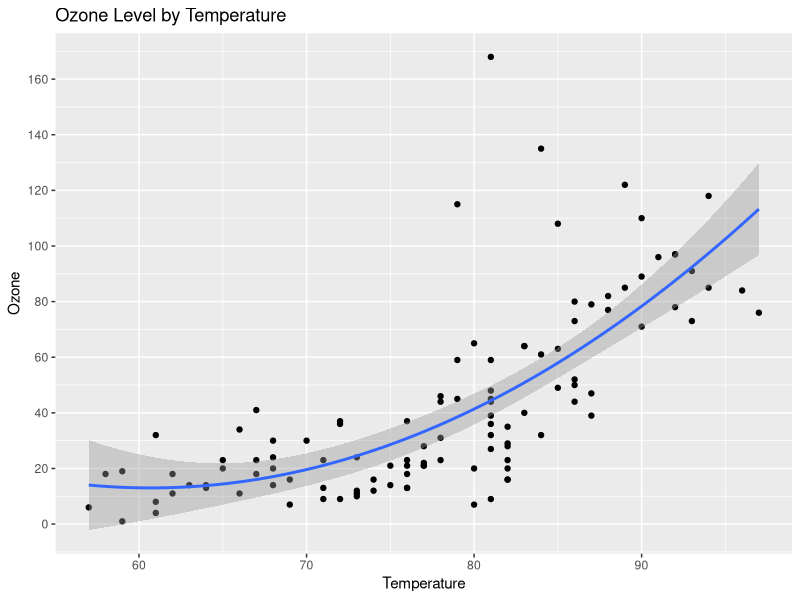
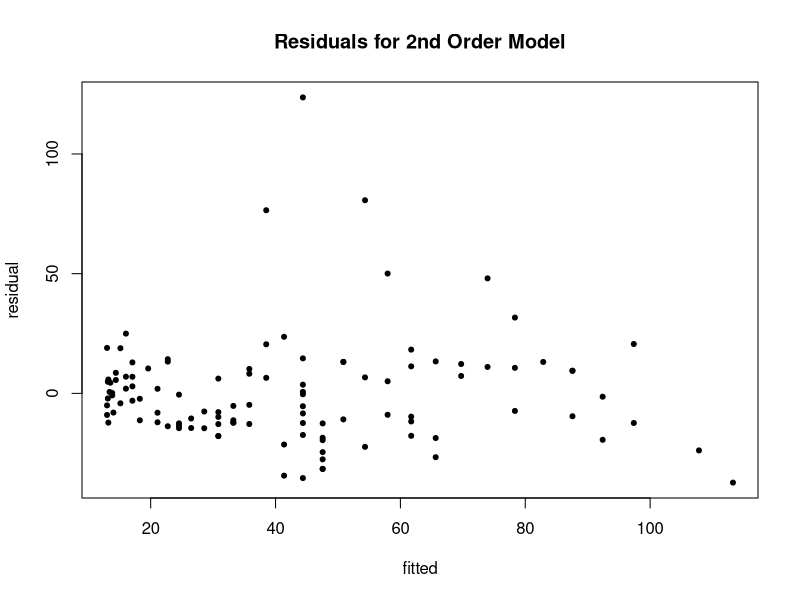
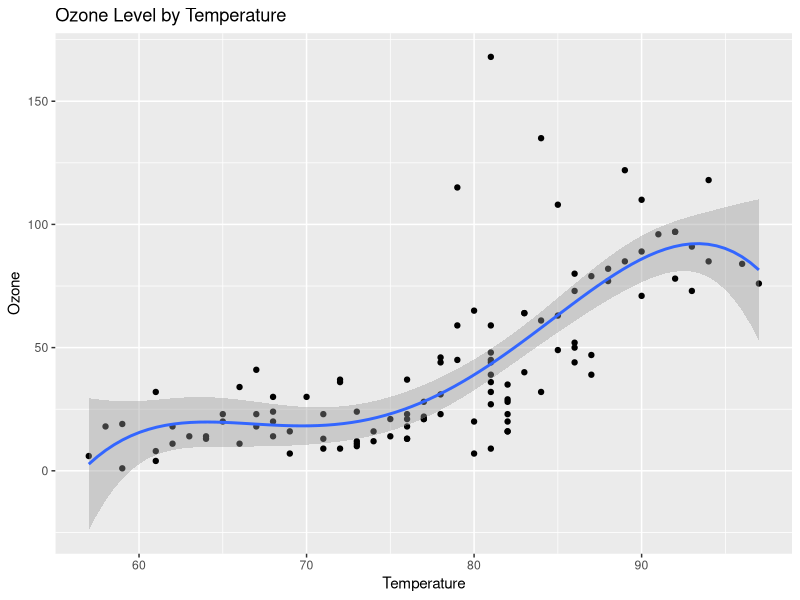
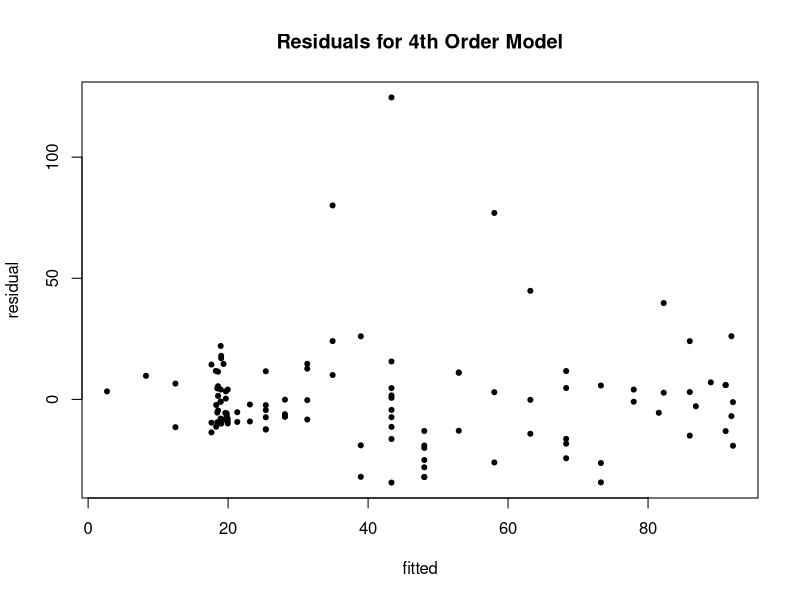
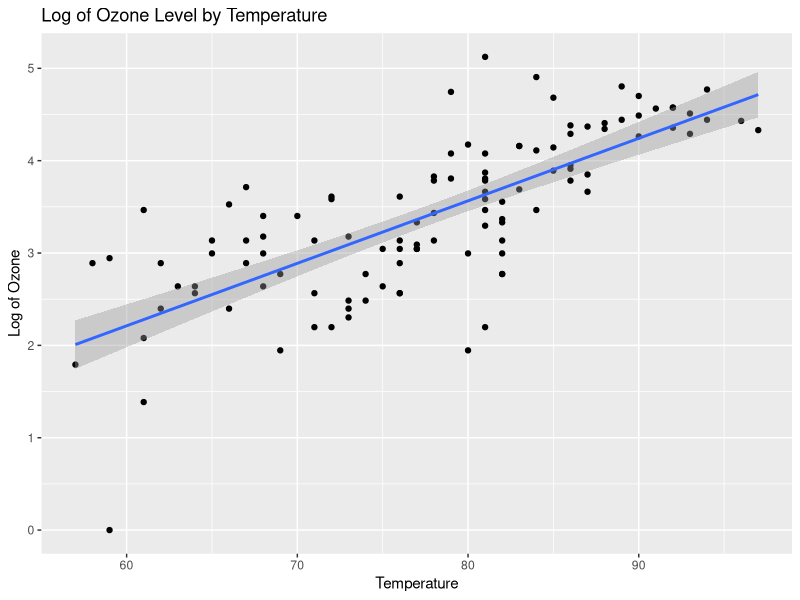
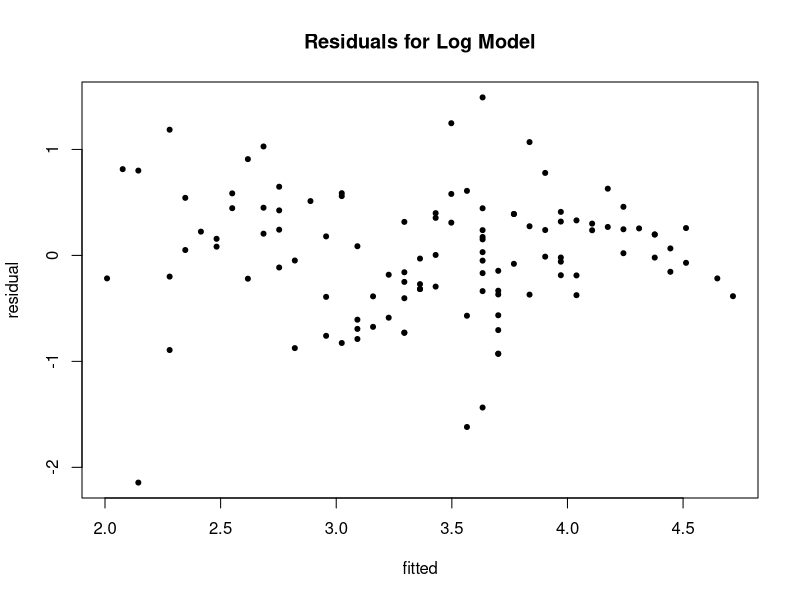
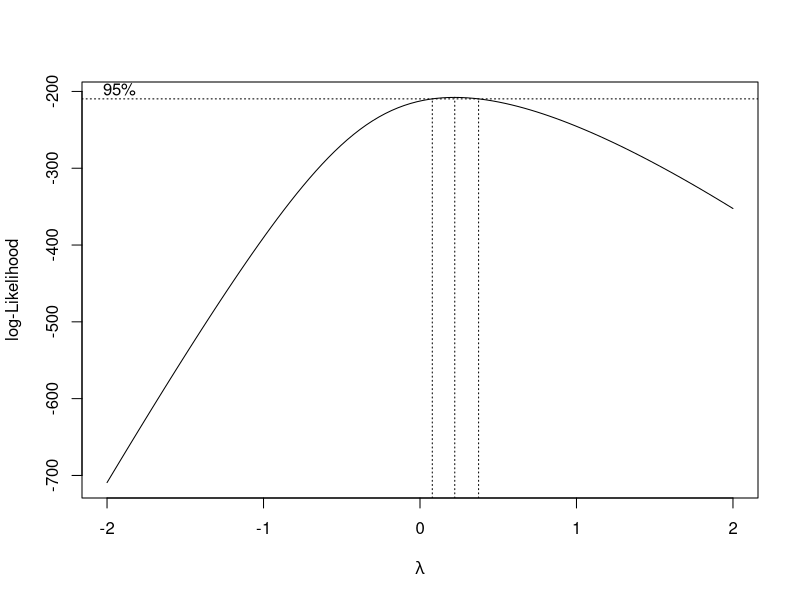
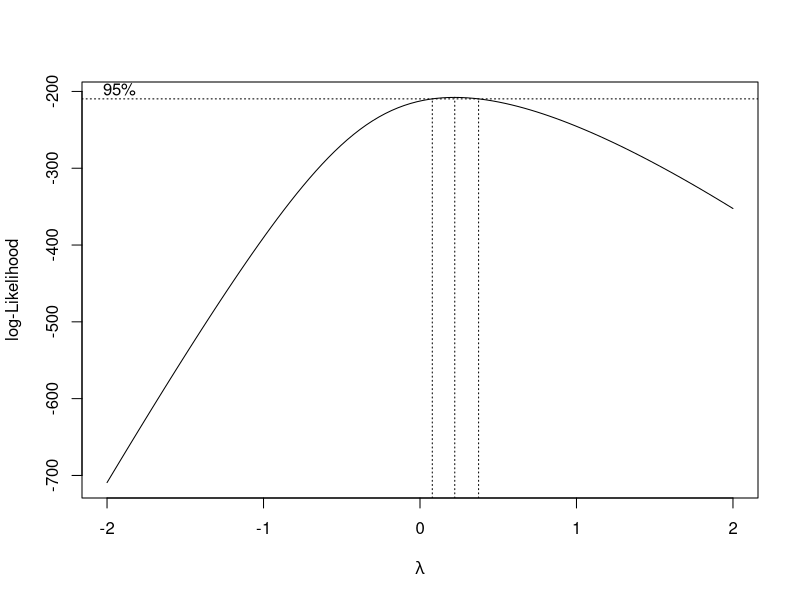

Generate these figures, in order, with R:
## ---- chunk 1
# solution
X = -3
EY = 2+(4*X)
var = X^2
pnorm(-12, mean = EY, sd = sqrt(var))
## ---- chunk 2
# starter
airquality = na.omit(airquality)
## ---- chunk 3
# solution
model1 = lm (Ozone~Temp + I(Temp^2), data = airquality)
summary(model1)
## ---- chunk 4
# solution
library(ggplot2)
ylabel = seq(50,100,by=20)
ggplot(data = airquality, aes(x = Temp, y = Ozone)) +
        labs(title = "Ozone Level by Temperature", x="Temperature")+
        geom_point()+
        geom_smooth(method = "lm", formula = y ~ x + I(x^2) )+
        scale_y_continuous(breaks = c(0,20,40,60,80,100,120,140,160,180, 200)) 

## ---- chunk 5
#solution
shapiro.test(resid (model1))
plot(fitted(model1), resid(model1), main = "Residuals for 2nd Order Model", xlab = "fitted", ylab="residual", pch=20)
## ---- chunk 6
# solution
model2 = lm (Ozone~Temp + I(Temp^2) + I(Temp^3) + I(Temp^4), data = airquality)
summary(model2)
library(ggplot2)
ggplot(data = airquality, aes(x = Temp, y = Ozone)) +
        labs(title = "Ozone Level by Temperature", x="Temperature")+
        geom_point()+
        geom_smooth(method = "lm", formula = y ~ x + I(x^2) + I(x^3) + I(x^4) )
## ---- chunk 7
# solution
shapiro.test(resid (model2))
plot(fitted(model2), resid(model2), main = "Residuals for 4th Order Model", xlab = "fitted", ylab="residual", pch=20)
## ---- chunk 8
#solution
model3 = lm (log(Ozone)~Temp, data = airquality)
summary(model3)
library(ggplot2)
ggplot(data = airquality, aes(x = Temp, y = log(Ozone))) +
        labs(title = "Log of Ozone Level by Temperature", x="Temperature", y="Log of Ozone")+
        geom_point()+
        geom_smooth(method = "lm", formula = (y ~ x) )
## ---- chunk 9
# solution
shapiro.test(resid (model3))
plot(fitted(model3), resid(model3), main = "Residuals for Log Model", xlab = "fitted", ylab="residual", pch=20)
## ---- chunk 10
# solution
library('MASS')
model4 = lm (Ozone~Temp, data = airquality)
a = boxcox(model4, plotit=TRUE)
boxcox(model4, plotit=TRUE)
## ---- chunk 11
#solution
x12 = round(a$x[a$y == max(a$y)],1)
model5 = lm((((Ozone^x12)-1)/x12)~Temp, data = airquality)
summary(model5)
ggplot(data = airquality, aes(x = Temp, y = (((Ozone^x12)-1)/x12))) +
        labs(title = "Box-Cox of Ozone Level by Temperature", x="Temperature", y="Box Cox of Ozone")+
        geom_point()+
        geom_smooth(method = "lm", formula = y~x )
## ---- chunk 12
# solution
shapiro.test(resid (model5))
plot(fitted(model5), resid(model5), main = "Residuals for Box Cox Model", xlab = "fitted", ylab="residual", pch=20)
